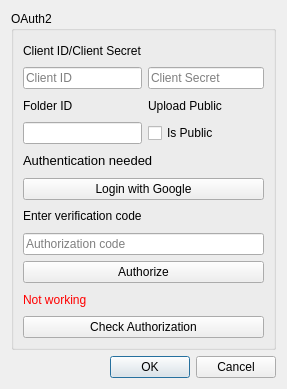
<?xml version="1.0" encoding="UTF-8"?>
<ui version="4.0">
 <class>GDriveSettingsDialog</class>
 <widget class="QDialog" name="GDriveSettingsDialog">
  <property name="geometry">
   <rect>
    <x>0</x>
    <y>0</y>
    <width>287</width>
    <height>389</height>
   </rect>
  </property>
  <property name="windowTitle">
   <string>GDrive auth</string>
  </property>
  <layout class="QGridLayout" name="gridLayout_2">
   <item row="1" column="1">
    <widget class="QDialogButtonBox" name="buttonBox">
     <property name="orientation">
      <enum>Qt::Horizontal</enum>
     </property>
     <property name="standardButtons">
      <set>QDialogButtonBox::Cancel|QDialogButtonBox::Ok</set>
     </property>
    </widget>
   </item>
   <item row="0" column="0" colspan="2">
    <widget class="QGroupBox" name="groupBox">
     <property name="title">
      <string>OAuth2</string>
     </property>
     <layout class="QGridLayout" name="gridLayout">
      <item row="4" column="0" colspan="2">
       <widget class="QLabel" name="label">
        <property name="text">
         <string>&lt;!DOCTYPE HTML PUBLIC &quot;-//W3C//DTD HTML 4.0//EN&quot; &quot;http://www.w3.org/TR/REC-html40/strict.dtd&quot;&gt;
&lt;html&gt;&lt;head&gt;&lt;meta name=&quot;qrichtext&quot; content=&quot;1&quot; /&gt;&lt;style type=&quot;text/css&quot;&gt;
p, li { white-space: pre-wrap; }
&lt;/style&gt;&lt;/head&gt;&lt;body style=&quot; font-family:'Noto Sans'; font-size:9pt; font-weight:400; font-style:normal;&quot;&gt;
&lt;p style=&quot; margin-top:0px; margin-bottom:0px; margin-left:0px; margin-right:0px; -qt-block-indent:0; text-indent:0px;&quot;&gt;&lt;span style=&quot; font-size:10pt;&quot;&gt;Authentication needed&lt;/span&gt;&lt;/p&gt;&lt;/body&gt;&lt;/html&gt;</string>
        </property>
       </widget>
      </item>
      <item row="5" column="0" colspan="2">
       <widget class="QPushButton" name="addApp">
        <property name="text">
         <string>Login with Google</string>
        </property>
       </widget>
      </item>
      <item row="6" column="0" colspan="2">
       <widget class="QLabel" name="label_3">
        <property name="text">
         <string>&lt;html&gt;&lt;head/&gt;&lt;body&gt;&lt;p&gt;Enter verification code&lt;/p&gt;&lt;/body&gt;&lt;/html&gt;</string>
        </property>
       </widget>
      </item>
      <item row="7" column="0" colspan="2">
       <widget class="QLineEdit" name="pin">
        <property name="placeholderText">
         <string>Authorization code</string>
        </property>
       </widget>
      </item>
      <item row="8" column="0" colspan="2">
       <widget class="QPushButton" name="authorize">
        <property name="text">
         <string>Authorize</string>
        </property>
       </widget>
      </item>
      <item row="14" column="0" colspan="2">
       <widget class="QLabel" name="status">
        <property name="styleSheet">
         <string notr="true">* { color: red; }</string>
        </property>
        <property name="text">
         <string>Not working</string>
        </property>
       </widget>
      </item>
      <item row="0" column="0">
       <widget class="QLabel" name="label_2">
        <property name="text">
         <string>Client ID/Client Secret</string>
        </property>
       </widget>
      </item>
      <item row="1" column="1">
       <widget class="QLineEdit" name="clientSecret">
        <property name="placeholderText">
         <string>Client Secret</string>
        </property>
       </widget>
      </item>
      <item row="1" column="0">
       <widget class="QLineEdit" name="clientId">
        <property name="placeholderText">
         <string>Client ID</string>
        </property>
       </widget>
      </item>
      <item row="2" column="1">
       <widget class="QLabel" name="label_5">
        <property name="text">
         <string>Upload Public</string>
        </property>
       </widget>
      </item>
      <item row="2" column="0">
       <widget class="QLabel" name="label_4">
        <property name="text">
         <string>Folder ID</string>
        </property>
       </widget>
      </item>
      <item row="15" column="0" colspan="2">
       <widget class="QPushButton" name="testButton">
        <property name="text">
         <string>Check Authorization</string>
        </property>
       </widget>
      </item>
      <item row="3" column="0">
       <widget class="QLineEdit" name="folderId"/>
      </item>
      <item row="3" column="1">
       <widget class="QCheckBox" name="isPublic">
        <property name="text">
         <string>Is Public</string>
        </property>
       </widget>
      </item>
     </layout>
    </widget>
   </item>
  </layout>
 </widget>
 <resources/>
 <connections>
  <connection>
   <sender>buttonBox</sender>
   <signal>accepted()</signal>
   <receiver>GDriveSettingsDialog</receiver>
   <slot>accept()</slot>
   <hints>
    <hint type="sourcelabel">
     <x>248</x>
     <y>254</y>
    </hint>
    <hint type="destinationlabel">
     <x>157</x>
     <y>274</y>
    </hint>
   </hints>
  </connection>
  <connection>
   <sender>buttonBox</sender>
   <signal>rejected()</signal>
   <receiver>GDriveSettingsDialog</receiver>
   <slot>reject()</slot>
   <hints>
    <hint type="sourcelabel">
     <x>316</x>
     <y>260</y>
    </hint>
    <hint type="destinationlabel">
     <x>286</x>
     <y>274</y>
    </hint>
   </hints>
  </connection>
 </connections>
</ui>
